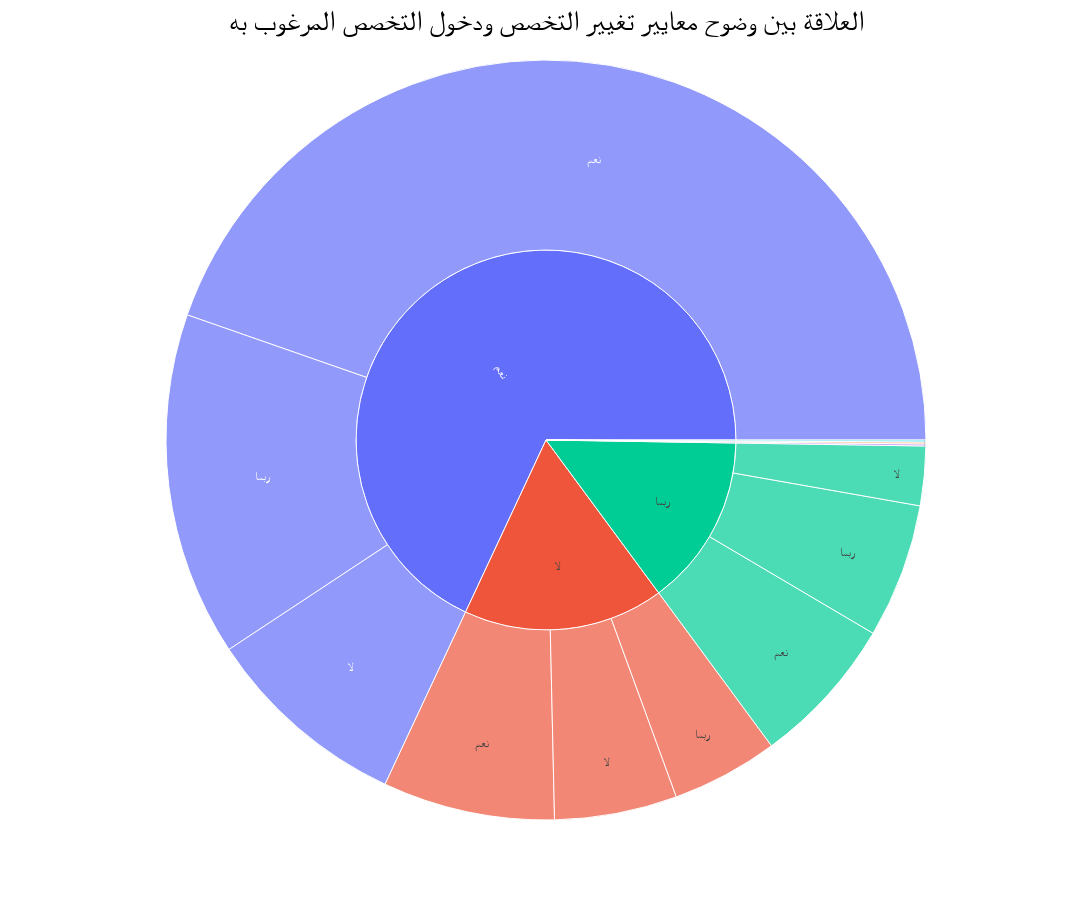

Source (notebook cell):
### Code cell
fig = px.sunburst(df, 
                   path=['criteria for changing clear', 'wanted specialty'], 
                   template='plotly_white',
                 )
fig.update_layout(title_text='العلاقة بين وضوح معايير تغيير التخصص ودخول التخصص المرغوب به', 
                  title_x=0.5, 
                  titlefont=dict(color='black', 
                            size=28, 
                            family="Courier New, monospace",),
                  width=1100,
                  height=900,
                  showlegend=False,
                
                 )
fig.show()

### Figure 1 — Plotly figure (JSON) as saved in the notebook; plotly's stock layout.template omitted (floating-point values rounded to 4 significant figures)
{"data": [{"branchvalues": "total", "domain": {"x": [0, 1], "y": [0, 1]}, "hovertemplate": "labels=%{label}<br>count=%{value}<br>parent=%{parent}<br>id=%{id}<extra></extra>", "ids": ["ربما/ربما", "لا/ربما", "نعم/ربما", "ربما/لا", "لا/لا", "نعم/لا", "ربما/نعم", "لا/نعم", "لم اجرب تغيير التخصص /نعم", "مااطلعت على لائحة تغير التخصص /نعم", "مدري/نعم", "نعم/نعم", "ربما", "لا", "لم اجرب تغيير التخصص ", "مااطلعت على لائحة تغير التخصص ", "مدري", "نعم"], "labels": ["ربما", "ربما", "ربما", "لا", "لا", "لا", "نعم", "نعم", "نعم", "نعم", "نعم", "نعم", "ربما", "لا", "لم اجرب تغيير التخصص ", "مااطلعت على لائحة تغير التخصص ", "مدري", "نعم"], "name": "", "parents": ["ربما", "لا", "نعم", "ربما", "لا", "نعم", "ربما", "لا", "لم اجرب تغيير التخصص ", "مااطلعت على لائحة تغير التخصص ", "مدري", "نعم", "", "", "", "", "", ""], "type": "sunburst", "values": [68, 54, 174, 30, 62, 104, 76, 87, 1, 1, 1, 531, 174, 203, 1, 1, 1, 809]}], "layout": {"height": 900, "legend": {"tracegroupgap": 0}, "margin": {"t": 60}, "showlegend": false, "title": {"font": {"color": "black", "family": "Courier New, monospace", "size": 28}, "text": "العلاقة بين وضوح معايير تغيير التخصص ودخول التخصص المرغوب به", "x": 0.5}, "width": 1100}}
